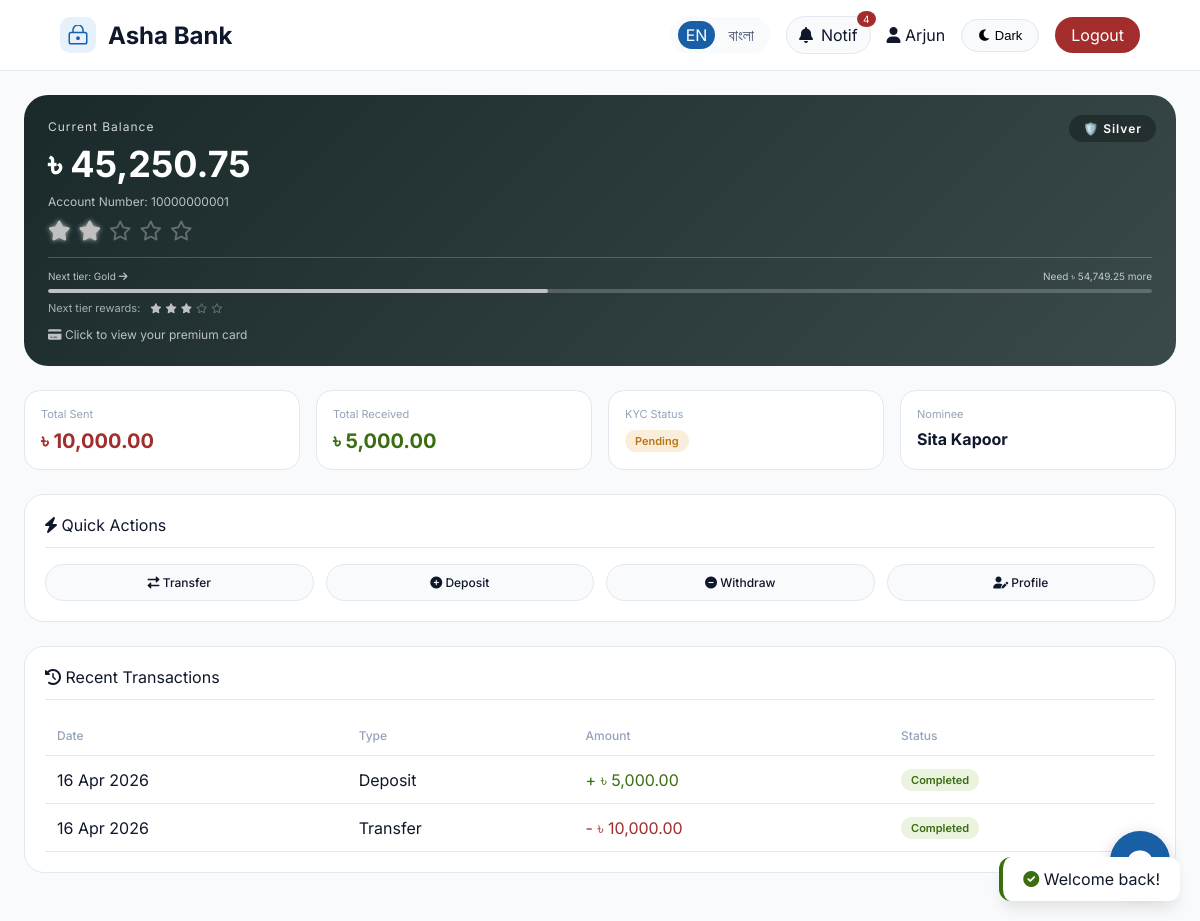
Screenshot of /dashboard.php (signed in) with the database file from the repository.
### tables this page shows
CREATE TABLE ACCOUNT (
    AccountNumber    BIGINT PRIMARY KEY,
    ProductID        INT NOT NULL,
    CustomerID       INT NOT NULL,
    BranchID         INT NOT NULL,
    OpeningDate      DATE NOT NULL,
    AvailableBalance DECIMAL(15,2) DEFAULT 0.00,
    AccountStatus    ENUM('Active','Dormant','Closed','Frozen') DEFAULT 'Active',
    FOREIGN KEY (ProductID)   REFERENCES ACCOUNTPRODUCT(ProductID),
    FOREIGN KEY (CustomerID)  REFERENCES CUSTOMER(CustomerID),
    FOREIGN KEY (BranchID)    REFERENCES BRANCH(BranchID)
);

CREATE TABLE CUSTOMER (
    CustomerID            INT AUTO_INCREMENT PRIMARY KEY,
    FirstName             VARCHAR(100) NOT NULL,
    LastName              VARCHAR(100) NOT NULL,
    DateOfBirth           DATE,
    Gender                ENUM('Male','Female','Other'),
    Email                 VARCHAR(150) UNIQUE,
    Phone                 VARCHAR(20),
    Address               VARCHAR(255),
    City                  VARCHAR(100),
    NationalID            VARCHAR(50) UNIQUE,
    CustomerCategoryID    INT DEFAULT 1,
    PrimaryBranchID       INT DEFAULT 1,
    RelationshipManagerID INT,
    CreatedAt             DATETIME DEFAULT CURRENT_TIMESTAMP,
    IsActive              TINYINT(1) DEFAULT 1,
    FOREIGN KEY (CustomerCategoryID)    REFERENCES CUSTOMERCATEGORY(CategoryID),
    FOREIGN KEY (PrimaryBranchID)       REFERENCES BRANCH(BranchID),
    FOREIGN KEY (RelationshipManagerID) REFERENCES EMPLOYEE(EmployeeID)
);

CREATE TABLE IF NOT EXISTS kyc_verifications (
    kyc_id INT AUTO_INCREMENT PRIMARY KEY,
    customer_id INT NOT NULL,
    nid_number VARCHAR(50),
    passport_number VARCHAR(50),
    birth_certificate VARCHAR(50),
    address_proof VARCHAR(255),
    photo VARCHAR(255),
    status ENUM('pending', 'verified', 'rejected', 'resubmit') DEFAULT 'pending',
    rejection_reason TEXT,
    verified_by INT,
    verified_at DATETIME,
    submitted_at DATETIME DEFAULT CURRENT_TIMESTAMP,
    updated_at DATETIME DEFAULT CURRENT_TIMESTAMP ON UPDATE CURRENT_TIMESTAMP,
    FOREIGN KEY (customer_id) REFERENCES CUSTOMER(CustomerID) ON DELETE CASCADE,
    FOREIGN KEY (verified_by) REFERENCES staff(staff_id)
);

CREATE TABLE NOMINEE (
    NomineeID       INT AUTO_INCREMENT PRIMARY KEY,
    CustomerID      INT NOT NULL,
    NomineeName     VARCHAR(150) NOT NULL,
    NomineeRelation VARCHAR(100),
    NomineePhone    VARCHAR(20),
    FOREIGN KEY (CustomerID) REFERENCES CUSTOMER(CustomerID)
);

CREATE TABLE TRANSACTION (
    TransactionID     BIGINT AUTO_INCREMENT PRIMARY KEY,
    TransactionTypeID INT NOT NULL,
    TransactionAmount DECIMAL(15,2) NOT NULL,
    TransactionDate   DATETIME DEFAULT CURRENT_TIMESTAMP,
    FromAccountNumber BIGINT,
    ToAccountNumber   BIGINT,
    FromCustomerID    INT,
    ToCustomerID      INT,
    Description       VARCHAR(255),
    TransactionStatus ENUM('Pending','Completed','Failed','Reversed') DEFAULT 'Completed',
    ProcessedBy       INT,
    ReferenceNumber   VARCHAR(50) UNIQUE,
    FOREIGN KEY (TransactionTypeID) REFERENCES TRANSACTIONTYPE(TransactionTypeID),
    FOREIGN KEY (FromAccountNumber) REFERENCES ACCOUNT(AccountNumber),
    FOREIGN KEY (ToAccountNumber)   REFERENCES ACCOUNT(AccountNumber),
    FOREIGN KEY (FromCustomerID)    REFERENCES CUSTOMER(CustomerID),
    FOREIGN KEY (ToCustomerID)      REFERENCES CUSTOMER(CustomerID)
);

CREATE TABLE TRANSACTIONTYPE (
    TransactionTypeID INT AUTO_INCREMENT PRIMARY KEY,
    TypeName          VARCHAR(100) NOT NULL,
    Description       VARCHAR(255)
);

### dashboard.php (the view, shortened to what the rows shown need)
<?php
require_once 'config/db.php';
require_once 'config/language.php';
$userId = $_SESSION['user_id'];
$stmt = $pdo->prepare("SELECT a.*, c.FirstName, c.LastName, c.Email, c.Phone, c.Address, c.DateOfBirth
                       FROM ACCOUNT a
                       JOIN CUSTOMER c ON a.CustomerID = c.CustomerID
                       WHERE c.CustomerID = ?");
$stmt->execute([$userId]);
$account = $stmt->fetch();
$balance = $account['AvailableBalance'] ?? 0;
function getCardTier($balance) {
    $balanceNum = floatval($balance);
    if($balanceNum >= 1000000) {
        return [
            'name' => 'Black Edition',
            'level' => 5,
            'stars' => 5,
            'bg' => 'linear-gradient(135deg, #0a0a0a 0%, #1a1a1a 40%, #2a2a2a 100%)',
            'accent' => '#d4af37',
            'accent2' => '#ffd700',
            'text' => '#ffffff',
            'icon' => 'crown',
            'badge' => '👑',
            'card_bg' => 'linear-gradient(145deg, #1a1a1a 0%, #2d2d2d 50%, #1a1a1a 100%)'
        ];
    }
    elseif($balanceNum >= 10000) {
        return [
            'name' => 'Silver',
            'level' => 2,
            'stars' => 2,
            'bg' => 'linear-gradient(135deg, #1a2a2a 0%, #2a3a3a 50%, #3a4a4a 100%)',
            'accent' => '#c0c0c0',
            'accent2' => '#d8d8d8',
            'text' => '#ffffff',
            'icon' => 'shield',
            'badge' => '🛡️',
            'card_bg' => 'linear-gradient(145deg, #2a3a3a 0%, #3a4a4a 50%, #2a3a3a 100%)'
        ];
    }
}
$cardTier = getCardTier($balance);
$pdo->exec("CREATE TABLE IF NOT EXISTS notifications (
    notification_id INT AUTO_INCREMENT PRIMARY KEY,
    customer_id INT,
    title VARCHAR(200) NOT NULL,
    message TEXT NOT NULL,
    type ENUM('info', 'success', 'warning', 'danger') DEFAULT 'info',
    is_read TINYINT(1) DEFAULT 0,
    created_at DATETIME DEFAULT CURRENT_TIMESTAMP
)");
$pdo->exec("CREATE TABLE IF NOT EXISTS kyc_verifications (
    kyc_id INT AUTO_INCREMENT PRIMARY KEY,
    customer_id INT NOT NULL,
    nid_number VARCHAR(50),
    phone_number VARCHAR(20),
    verification_code VARCHAR(10),
    status ENUM('pending', 'verified', 'rejected') DEFAULT 'pending',
    rejection_reason TEXT,
    verified_at DATETIME,
    submitted_at DATETIME DEFAULT CURRENT_TIMESTAMP
)");
$stmtTrans = $pdo->prepare("SELECT t.*, tt.TypeName
                            FROM TRANSACTION t
                            JOIN TRANSACTIONTYPE tt ON t.TransactionTypeID = tt.TransactionTypeID
                            WHERE t.FromCustomerID = ? OR t.ToCustomerID = ?
                            ORDER BY t.TransactionDate DESC LIMIT 10");
$stmtTrans->execute([$userId, $userId]);
$transactions = $stmtTrans->fetchAll();
$stmtNom = $pdo->prepare("SELECT * FROM NOMINEE WHERE CustomerID = ?");
$stmtNom->execute([$userId]);
$nominee = $stmtNom->fetch();
$stmtKyc = $pdo->prepare("SELECT * FROM kyc_verifications WHERE customer_id = ?");
$stmtKyc->execute([$userId]);
$kycStatus = $stmtKyc->fetch();
function getNextTierInfo($balance) {
    if($balance < 10000) {
        return ['name' => 'Silver', 'amount' => 10000 - $balance, 'percentage' => ($balance / 10000) * 100, 'stars' => 2];
    } elseif($balance < 100000) {
        return ['name' => 'Gold', 'amount' => 100000 - $balance, 'percentage' => ($balance / 100000) * 100, 'stars' => 3];
    } elseif($balance < 500000) {
        return ['name' => 'Platinum', 'amount' => 500000 - $balance, 'percentage' => ($balance / 500000) * 100, 'stars' => 4];
    } elseif($balance < 1000000) {
        return ['name' => 'Black Edition', 'amount' => 1000000 - $balance, 'percentage' => ($balance / 1000000) * 100, 'stars' => 5];
    } else {
        return ['name' => 'Black Edition', 'amount' => 0, 'percentage' => 100, 'stars' => 5];
    }
}
$nextTier = getNextTierInfo($balance);
?>
<!DOCTYPE html>
<html lang="<?= current_lang() ?>">
<head>
    <link rel="stylesheet" href="https://cdnjs.cloudflare.com/ajax/libs/font-awesome/6.0.0-beta3/css/all.min.css">
</head>
<body>
    <nav class="navbar">
        <div class="logo">
            <h2>Asha Bank</h2>
        </div>
        <div class="navbar-right">
            <div class="language-switcher" style="display: flex; gap: 5px; background: var(--bg-secondary); padding: 4px 8px; border-radius: 40px;">
                <a href="?lang=en" style="text-decoration: none; padding: 4px 8px; border-radius: 30px; <?= (current_lang() == 'en') ? 'background: var(--accent); color: white;' : 'color: var(--text-secondary);' ?>">EN</a>
                <a href="?lang=bn" style="text-decoration: none; padding: 4px 8px; border-radius: 30px; <?= (current_lang() == 'bn') ? 'background: var(--accent); color: white;' : 'color: var(--text-secondary);' ?>">বাংলা</a>
            </div>
            <div class="notification-container" onclick="toggleNotifications(event)">
                <div class="notification-bell">
                </div>
            </div>
            <span><i class="fas fa-user"></i> <?= htmlspecialchars($account['FirstName']) ?></span>
            <button class="theme-toggle" id="themeToggle"><i class="fas fa-moon"></i> Dark</button>
            <a href="logout.php" style="background: var(--danger); color: white; padding: 8px 16px; border-radius: 40px; text-decoration: none;"><?= __('logout') ?></a>
        </div>
    </nav>
    <div class="container">
        <div class="balance-card" id="balanceCard">
            <div class="card-tier-badge">
                <?= $cardTier['badge'] ?> <?= $cardTier['name'] ?>
            </div>
            <div class="balance-label"><?= __('current_balance') ?></div>
            <div class="balance-amount"><?= formatBDT($balance) ?></div>
            <div class="balance-acct"><?= __('account_number') ?>: <?= $account['AccountNumber'] ?></div>
            <div class="star-rating">
                <?php for($i = 1; $i <= 5; $i++): ?>
                    <?php if($i <= $cardTier['stars']): ?>
                        <i class="fas fa-star star filled"></i>
                    <?php else: ?>
                        <i class="far fa-star star empty"></i>
                    <?php endif; ?>
                <?php endfor; ?>
            </div>
            <?php if($nextTier['amount'] > 0): ?>
            <div class="tier-progress">
                <div class="tier-progress-label">
                    <span>Next tier: <?= $nextTier['name'] ?> <i class="fas fa-arrow-right"></i></span>
                    <span>Need <?= formatBDT($nextTier['amount']) ?> more</span>
                </div>
                <div class="tier-progress-bar">
                    <div class="tier-progress-fill"></div>
                </div>
                <div class="next-tier-stars">
                    <span>Next tier rewards:</span>
                    <?php for($i = 1; $i <= 5; $i++): ?>
                        <?php if($i <= $nextTier['stars']): ?>
                            <i class="fas fa-star next-star filled" style="font-size: 10px;"></i>
                        <?php else: ?>
                            <i class="far fa-star next-star" style="font-size: 10px;"></i>
                        <?php endif; ?>
                    <?php endfor; ?>
                </div>
            </div>
            <?php endif; ?>
            <div class="balance-acct" style="margin-top: 12px;"><i class="fas fa-credit-card"></i> Click to view your premium card</div>
        </div>
        <div class="stats-grid">
            <div class="stat-card">
                <div class="stat-value" style="font-size: 16px;">
                    <span class="badge <?= ($kycStatus && $kycStatus['status'] == 'verified') ? 'badge-success' : 'badge-warning' ?>">
                        <?= $kycStatus ? ($kycStatus['status'] == 'verified' ? __('verified') : __('pending')) : __('pending') ?>
                    </span>
                </div>
            </div>
            <div class="stat-card">
                <div class="stat-label"><?= __('nominee') ?></div>
                <div class="stat-value" style="font-size: 16px;"><?= $nominee ? htmlspecialchars($nominee['NomineeName']) : __('not_added') ?></div>
            </div>
        </div>
        <div class="glass-card">
            <div class="table-container">
                <table>
                    <thead>
                        <tr><th><?= __('date') ?></th><th><?= __('type') ?></th><th><?= __('amount') ?></th><th><?= __('status') ?></th></tr>
                    </thead>
                    <tbody>
                        <?php if(empty($transactions)): ?>
                            <tr><td colspan="4" style="text-align: center;"><?= __('no_transactions') ?></td></tr>
                        <?php else: ?>
                            <?php foreach($transactions as $txn): ?>
                                <tr>
                                    <td><?= date('d M Y', strtotime($txn['TransactionDate'])) ?></td>
                                    <td><?= $txn['TypeName'] ?></td>
                                    <td class="<?= ($txn['FromCustomerID'] == $userId) ? 'text-danger' : 'text-success' ?>" style="<?= ($txn['FromCustomerID'] == $userId) ? 'color: var(--danger);' : 'color: var(--success);' ?>">
                                        <?= ($txn['FromCustomerID'] == $userId) ? '-' : '+' ?> <?= formatBDT($txn['TransactionAmount']) ?>
                                    </td>
                                    <td><span class="badge badge-success"><?= __('completed') ?></span></td>
                                </tr>
                            <?php endforeach; ?>
                        <?php endif; ?>
                    </tbody>
                </table>
            </div>
        </div>
    </div>
</body>
</html>

### rows the page displays
account: CustomerID.FirstName "Arjun", AvailableBalance "🛡️", AvailableBalance "Silver", AvailableBalance "৳ 45,250.75", AccountNumber "10000000001", AvailableBalance "Gold", AvailableBalance "৳ 54,749.25"
kyc_verifications: status "Pending"
nominee: NomineeName "Sita Kapoor"
transaction: TransactionDate "16 Apr 2026", TransactionTypeID.TypeName "Deposit", TransactionAmount "৳ 5,000.00"
transaction: TransactionDate "16 Apr 2026", TransactionTypeID.TypeName "Transfer", TransactionAmount "৳ 10,000.00"

### other values shown
$unreadCount "4"
__('logout') "Logout"
__('current_balance') "Current Balance"
__('account_number') "Account Number"
__('total_sent') "Total Sent"
formatBDT($totalSentAmount) "৳ 10,000.00"
__('total_received') "Total Received"
formatBDT($totalReceivedAmount) "৳ 5,000.00"
__('kyc_status') "KYC Status"
__('nominee') "Nominee"
__('quick_actions') "Quick Actions"
__('transfer') "Transfer"
__('deposit') "Deposit"
__('withdraw') "Withdraw"
__('profile') "Profile"
